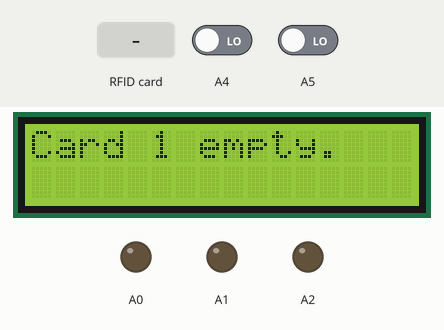
Recording of a sketch running on a simulated Arduino Uno, built for the host (arithmetic inside an expression is 32-bit, double 64-bit). On the bench: 16×2 character LCD, output pins drawn as LEDs (lit = HIGH). Inputs (shaded band) come from the test bench; at power-on: A5 LOW, A4 LOW. Random numbers use the default seed unless the sketch sets one; EEPROM starts erased; what the sketch prints to the serial monitor is not drawn.

Above: at 6.6 s.
6.7 s: RFID card 5E 7A 19 C4 held to the reader
At 7.5 s:
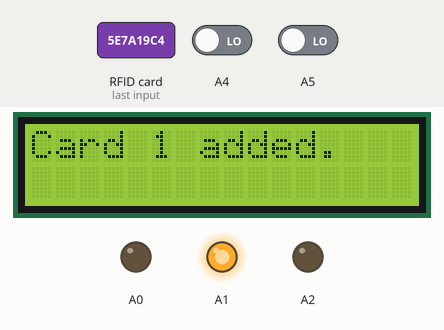
At 8.8 s:
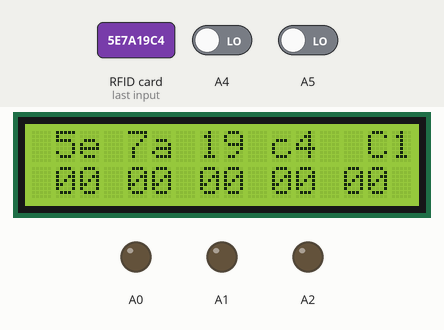
9.2 s: A5 driven HIGH
At 10.9 s:
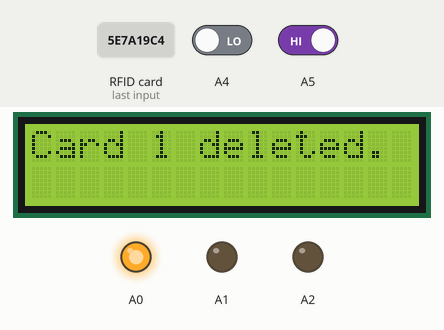
12.2 s: A4 driven HIGH
15.2 s: A4 driven LOW
17.8 s: A5 driven LOW
Timing chart, 0 to 20.4 s (numbered marks = the images above; inputs shaded):
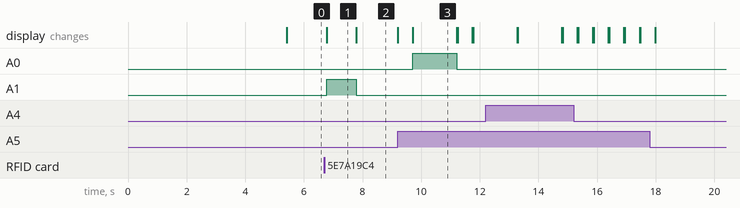

The sketch:

sketch_dec08b.ino
```cpp
#include <SPI.h>
#include <MFRC522.h>
#include <LiquidCrystal.h>
#include <EEPROM.h>

LiquidCrystal lcd(7, 6, 5, 4, 3, 2);

MFRC522 mfrc522(10, 9);

MFRC522::MIFARE_Key key;

struct Card {
  String uid;
  String data;
};


int cards_in_eeprom = 0;

String card_uid[10] = {""};

String last_card_data[10] = {""};
String card_data[10] = {""};

int current_card_index = 0;

String look_to_write = "";

void dump_byte_array(byte *buffer, byte bufferSize) {
    for (byte i = 0; i < bufferSize; i++) {
        Serial.print(buffer[i] < 0x10 ? " 0" : " ");
        Serial.print(buffer[i], HEX);
    }
}

String card_buffer_to_string(byte *buffer, byte bufferSize) {
  String ret = "";
  for (byte i = 0; i < bufferSize; i++) {
    ret.concat(String(buffer[i] < 0x10 ? " 0" : " "));
    ret.concat(String(buffer[i], HEX));
  }
  return ret;
}

bool read_from_card(byte *buffer, byte size) {
  MFRC522::StatusCode status = (MFRC522::StatusCode) mfrc522.MIFARE_Read(4, buffer, &size);
  if (status != MFRC522::STATUS_OK) {
    return false;
  }

  //dump_byte_array(buffer, size);
  return true;
}

bool write_to_card() {
  byte buffer[16] = {};
  for (byte i = 0; i < 16; i++) {
    buffer[i] = random(0x0, 0xff);
  }

  MFRC522::StatusCode status = (MFRC522::StatusCode) mfrc522.MIFARE_Write(4, buffer, 16);
  if (status != MFRC522::STATUS_OK) {
    return false;
  }
  return true;
}

bool compare_cards(byte *buffer1, byte *buffer2, byte bufferSize){
  for (byte i = 0; i < bufferSize; i++) {
    if (buffer1[i] != buffer2[i]) {
      return false;
    }
  }
  return true;
}

bool store_card(String uid, String data) {
  for(int i = 0; i < 10; i++) {
    if (card_uid[i] == "") {
      card_uid[i] = uid;
      card_data[i] = data;

      store_eeprom(i, 1);
      digitalWrite(A0, LOW);
      digitalWrite(A1, HIGH);
      digitalWrite(A2, LOW);

      lcd.clear();
      lcd.setCursor(0, 0);
      lcd.print("Card ");
      lcd.print(i + 1);
      lcd.print(" added.");
      delay(1000);

      digitalWrite(A0, LOW);
      digitalWrite(A1, LOW);
      digitalWrite(A2, LOW);

      return true;
    }
  }
  return false;
}

bool update_card_data(String uid, String data) {
  for (int i = 0; i < 10; i++) {
    if (card_uid[i] == uid) {
      card_data[i] = data;
      store_eeprom(i, 0);
      return true;
    }
  }
  return false;
}

bool is_card_stored(String uid) {
  for(int i = 0; i < 10; i++) {
    if (card_uid[i] == uid) {
      return true;
    }
  }
  return false;
}

bool is_card_data_updated() {
  for (int i = 0; i < 10; i++) {
    if (card_data[i] != last_card_data[i]) {
      for (int j = 0; j < 10; j++) {
        last_card_data[j] = card_data[j];
      }

      return true;
    }
  }

  return false;
}


void store_eeprom(int card_index, int change) {
  Card to_save;
  to_save.uid = card_uid[card_index];
  to_save.data = card_data[card_index];
  EEPROM.put(sizeof(int) + (card_index * sizeof(Card)),to_save);
  Serial.print("Card ");
  Serial.print(card_index + 1);
  Serial.println(" saved to EEPROM");

  cards_in_eeprom += change;
  EEPROM.put(0, cards_in_eeprom);

}

void setup() {
  Serial.begin(9600);

  pinMode(A5, INPUT);
  pinMode(A4, INPUT);

  pinMode(A0, OUTPUT);
  pinMode(A1, OUTPUT);
  pinMode(A2, OUTPUT);

  digitalWrite(A0, LOW);
  digitalWrite(A1, LOW);
  digitalWrite(A2, LOW);

  lcd.begin(16, 2);

  SPI.begin();
  mfrc522.PCD_Init();

  for (byte i = 0; i < 6; i++) {
    key.keyByte[i] = 0xFF;
  }

  EEPROM.get(0, cards_in_eeprom);
  Card saved_card;
  for (int i = 0; i < cards_in_eeprom; i++) {
    EEPROM.get(sizeof(int) + (i * sizeof(Card)), saved_card);
    card_uid[i] = saved_card.uid;
    card_data[i] = saved_card.data;
  }

  Serial.println("EEPROM contents");
  for (int i = 0; i < 1024; i++) {
    Serial.println(EEPROM[i]);
  }

  Serial.print("UID size + data size = ");
  Serial.println(mfrc522.uid.size + 18);
}

void loop() {
  int button = digitalRead(A5);
  if (button == HIGH && look_to_write == "") {
    current_card_index++;
    if (current_card_index >= 10) {
      current_card_index = 0;
    }
    lcd.clear();
    Serial.println(current_card_index);
    delay(500);
    button = digitalRead(A5);
    if (button == HIGH && card_uid[current_card_index - 1] != "") {
      card_uid[current_card_index-1] = "";
      card_data[current_card_index-1] = "";
      store_eeprom(current_card_index - 1, -1);
      current_card_index--;
      lcd.clear();
      lcd.setCursor(0, 0);
      lcd.print("Card ");
      lcd.print(current_card_index + 1);
      lcd.print(" deleted.");
      digitalWrite(A0, HIGH);
      digitalWrite(A1, LOW);
      digitalWrite(A2, LOW);
      delay(1500);
      digitalWrite(A0, LOW);
      digitalWrite(A1, LOW);
      digitalWrite(A2, LOW);
    }
  }

  int write_button = digitalRead(A4);
  if (write_button == HIGH && look_to_write == "") {
    Serial.println("write hit");
    if (card_uid[current_card_index] != "") {
      digitalWrite(A0, HIGH);
      digitalWrite(A1, HIGH);
      digitalWrite(A2, HIGH);

      lcd.clear();
      lcd.setCursor(0, 0);
      lcd.print("Waiting to write");
      lcd.setCursor(0, 1);
      lcd.print("to card ");
      lcd.print(current_card_index + 1);
      look_to_write = card_uid[current_card_index];
    }
    delay(1000);
  }

  if (look_to_write == "") {
    if (is_card_data_updated()) {
      Serial.println("hit");
      lcd.clear();
    }
    if (card_uid[current_card_index] == "") {
      lcd.setCursor(0, 0);
      lcd.print("Card ");
      lcd.print(current_card_index + 1);
      lcd.print(" empty.");
    }
    else {
      lcd.setCursor(0, 0);
      lcd.print(card_uid[current_card_index]);

      lcd.setCursor(0, 1);
      lcd.print(card_data[current_card_index].substring(0, 20));

      if (current_card_index == 10) {
        lcd.setCursor(13, 0);
        lcd.print("C");
        lcd.print(current_card_index + 1);
      }
      else {
        lcd.setCursor(14, 0);
        lcd.print("C");
        lcd.print(current_card_index + 1);
      }
    }
  }

  if ( ! mfrc522.PICC_IsNewCardPresent())
    return;

  if ( ! mfrc522.PICC_ReadCardSerial())
    return;

  Serial.print(F("Card UID:"));
//  dump_byte_array(mfrc522.uid.uidByte, mfrc522.uid.size);
//  Serial.println();
  String card_uid = card_buffer_to_string(mfrc522.uid.uidByte, mfrc522.uid.size);
  Serial.println(card_uid);
  Serial.print("uid size: ");
  Serial.println(sizeof(card_uid));

  MFRC522::StatusCode status = (MFRC522::StatusCode) mfrc522.PCD_Authenticate(MFRC522::PICC_CMD_MF_AUTH_KEY_A, 7, &key, &(mfrc522.uid));
  if (status != MFRC522::STATUS_OK) {
    Serial.println(mfrc522.GetStatusCodeName(status));
    return;
  }

  byte card_data_buffer[18];
  byte card_data_size = 18;
  read_from_card(card_data_buffer, card_data_size);
  String card_data = card_buffer_to_string(card_data_buffer, card_data_size);
  Serial.print("Card data: ");
  Serial.println(card_data);
  Serial.println();

  if (!is_card_stored(card_uid) && look_to_write == "") {
    store_card(card_uid, card_data);
  }

  if (look_to_write == card_uid) {
    bool write_status = write_to_card();
    lcd.clear();
    lcd.setCursor(0, 0);
    if (!write_status) {
      digitalWrite(A0, HIGH);
      digitalWrite(A1, LOW);
      digitalWrite(A2, LOW);
      lcd.print("Write failed");
    }
    else {
      digitalWrite(A0, LOW);
      digitalWrite(A1, HIGH);
      digitalWrite(A2, LOW);
      lcd.print("Write succeeded");
    }

    byte card_data_buffer[18];
    byte card_data_size = 18;
    read_from_card(card_data_buffer, card_data_size);
    String updated_card_data = card_buffer_to_string(card_data_buffer, card_data_size);
    Serial.print("updated data: ");
    Serial.println(updated_card_data);
    update_card_data(card_uid, updated_card_data);

    look_to_write = "";
    delay(1500);
    digitalWrite(A0, LOW);
    digitalWrite(A1, LOW);
    digitalWrite(A2, LOW);
    lcd.clear();
  }

  mfrc522.PICC_HaltA();
  mfrc522.PCD_StopCrypto1();

//  delay(2000);
}
```

Measured:
- after the input at 6.7 s, A1: LOW → HIGH after 0.08 s, → LOW 1.0 s later; the display: changes after 0.09 s (image 1)
- after the input at 9.2 s, A0: LOW → HIGH after 0.51 s, → LOW 1.5 s later; the display: first changes at once (image 3 shows a later state)
- what the display in image 1 shows lasts 1.0 s, from 6.8 s to 7.8 s
- what the display in image 3 shows lasts 1.5 s, from 9.7 s to 11.2 s
